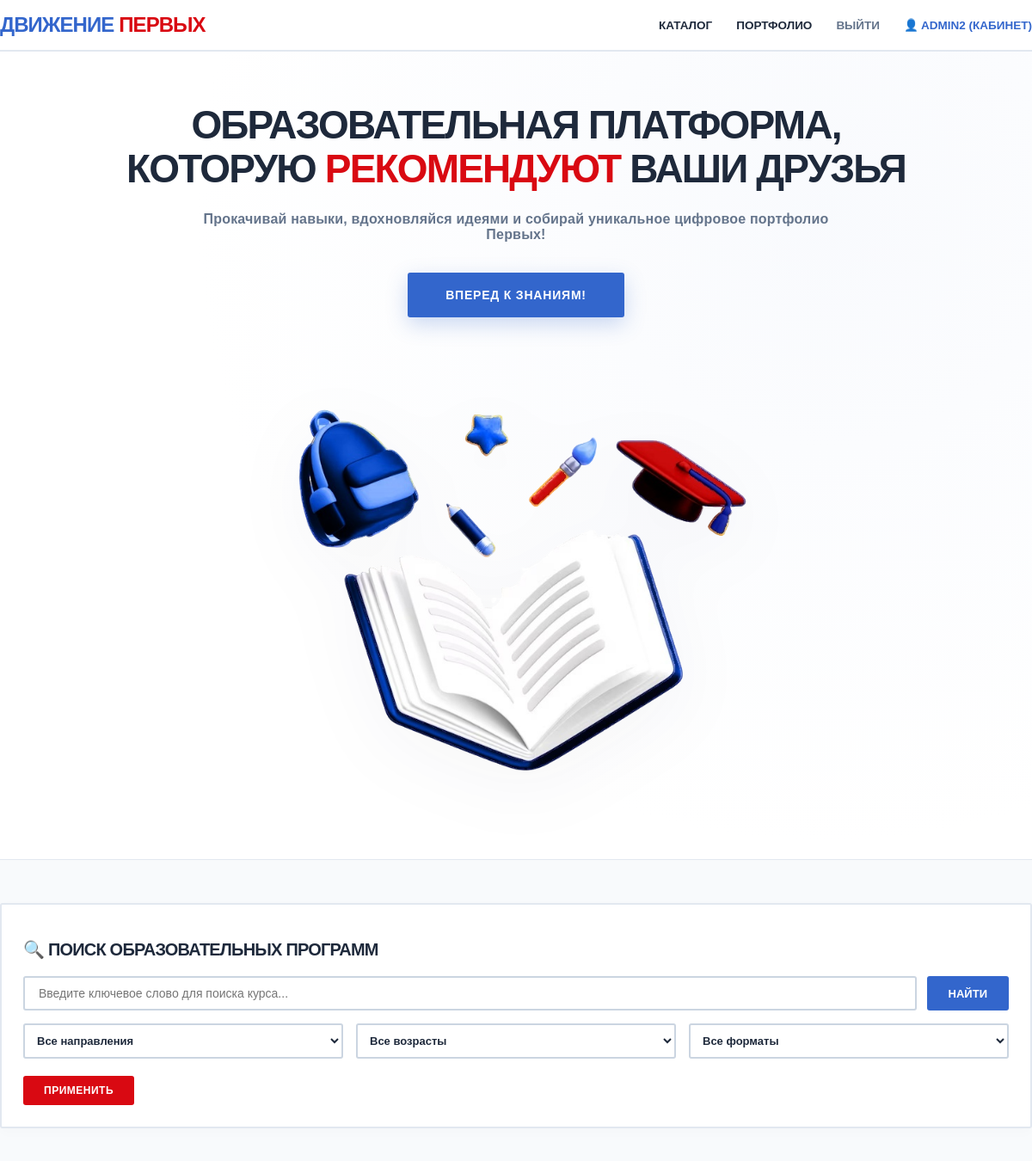
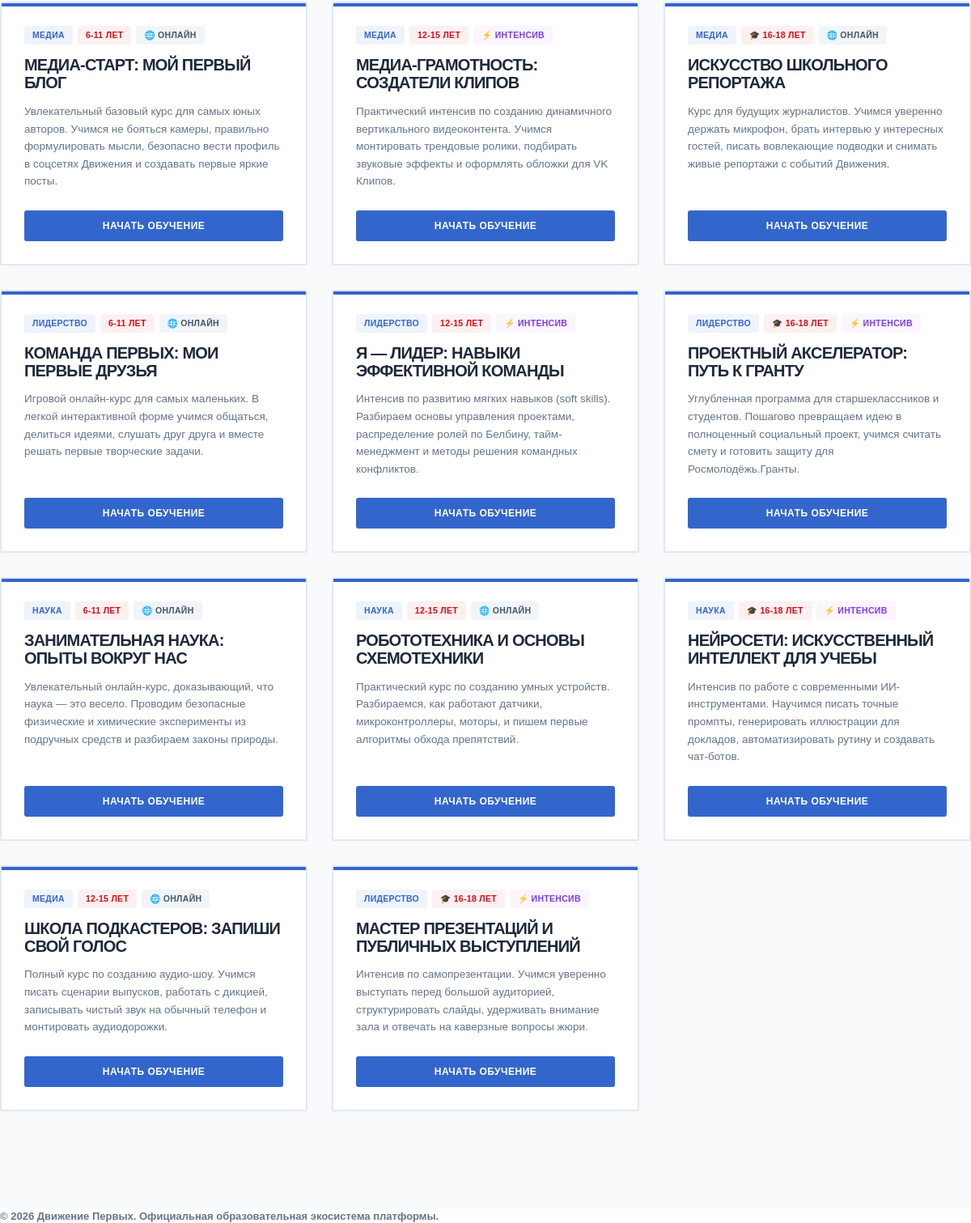
Screenshot of / (signed in) with the database file from the repository (2 pictures, top to bottom).
### core/models.py (models this page shows, shortened)
class Course(models.Model):
    title = models.CharField(max_length=200, verbose_name="Название курса")
    description = models.TextField(verbose_name="Описание курса")
    THEME_CHOICES = [
        ('media', 'Медиа и коммуникации'),
        ('leadership', 'Лидерство и команда'),
        ('science', 'Наука и технологии'),
        ('volunteering', 'Волонтерство и добрые дела'),
    ]
    AGE_CHOICES = [
        ('6-11', 'Младшие классы (6-11 лет)'),
        ('12-15', 'Средние классы (12-15 лет)'),
        ('16-18', 'Старшие классы и студенты (16-18 лет)'),
    ]
    FORMAT_CHOICES = [
        ('online', 'Онлайн-курс'),
        ('hybrid', 'Интенсив / Смешанный'),
    ]
    theme = models.CharField(max_length=30, choices=THEME_CHOICES, default='media', verbose_name="Тема курса")
    age_category = models.CharField(max_length=10, choices=AGE_CHOICES, default='12-15', verbose_name="Возраст участников")
    course_format = models.CharField(max_length=10, choices=FORMAT_CHOICES, default='online', verbose_name="Формат обучения")

### core/views.py (the view)
# urls.py: path('', views.catalog_view, name='catalog'),
def catalog_view(request):
    query = request.GET.get('q', '').strip()
    selected_theme = request.GET.get('theme', '')
    selected_age = request.GET.get('age', '')
    selected_format = request.GET.get('format', '')
    courses = Course.objects.all()
    if query:
        courses = courses.filter(
            Q(title__icontains=query) | Q(description__icontains=query)
        ).distinct()
    if selected_theme:
        courses = courses.filter(theme=selected_theme)
    if selected_age:
        courses = courses.filter(age_category=selected_age)
    if selected_format:
        courses = courses.filter(course_format=selected_format)
    context = {
        'courses': courses,
        'query': query,
        'selected_theme': selected_theme,
        'selected_age': selected_age,
        'selected_format': selected_format,
    }
    return render(request, 'catalog.html', context)

### core/templates/catalog.html (shortened to what this page needs)
{% load static %}
<!DOCTYPE html>
<html lang="ru" class="h-100">
<head>
    <link href="https://jsdelivr.net" rel="stylesheet">
    <link href="https://googleapis.com/css2?family=Montserrat:wght@400;500;600;700;800;900&display=swap" rel="stylesheet">
</head>
<body>
    <nav class="navbar-pervye">
        <div class="container navbar-container-custom">
            <a href="/" class="brand-logo-container">
                <span class="brand-word-blue">Движение</span>
                <span class="brand-word-red">Первых</span>
            </a>
            <div class="nav-links-container">
                <a href="#search-anchor" class="nav-link-pervye">Каталог</a>
                <a href="/profile/" class="nav-link-pervye">Портфолио</a>
                {% if user.is_authenticated %}
                    <a href="/logout/" class="nav-link-pervye" style="color: var(--text-slate);">Выйти</a>
                {% else %}
                    <a href="/login/" class="nav-link-pervye" style="color: var(--pervye-blue);">Войти</a>
            {% endif %}
                {% if user.is_authenticated %}
                    <a href="/profile/" class="nav-link-pervye" style="color: var(--pervye-blue); font-weight: 800;">
                        👤 {{ user.username }} (Кабинет)
                    </a>
                {% endif %}
            </div>
        </div>
    </nav>
    <section class="premium-hero-screen">
        <div class="container">
            <h1 class="hero-main-title">
                Образовательная платформа, которую <span>рекомендуют</span> ваши друзья
            </h1>
            <p class="hero-sub-title">
                Прокачивай навыки, вдохновляйся идеями и собирай уникальное цифровое портфолио Первых!
            </p>
            <a href="#search-anchor" class="btn-hero-action">Вперед к знаниям!</a>
            <div class="hero-image-container">
                <img src="{% static 'core/3d-floating-no-bg-preview (carve.photos).png' %}" alt="Обучение" class="hero-3d-graphic">
            </div>
        </div>
    </section>
    <main style="padding-top: 50px; padding-bottom: 60px; background-color: var(--bg-slate); border-top: 1px solid #E2E8F0; width: 100%;">
        <div class="container">
            <div class="filter-panel-pervye">
                <h2 style="font-weight: 900; font-size: 20px; text-transform: uppercase; color: var(--pervye-black); margin-bottom: 20px;">
                    🔍 Поиск образовательных программ
                </h2>
                <form method="GET" action="" style="display: flex; flex-direction: column; gap: 15px;">
                    <div style="display: flex; gap: 12px; width: 100%;">
                        <input type="text" name="q" value="{{ query }}" placeholder="Введите ключевое слово для поиска курса..." class="input-pervye-search">
                        <button type="submit" class="btn-pervye-blue">Найти</button>
                    </div>
                    <div style="display: grid; grid-template-columns: repeat(auto-fit, minmax(220px, 1fr)); gap: 15px; width: 100%;">
                        <select name="theme" class="select-pervye-custom">
                            <option value="">Все направления</option>
                        </select>
                        <select name="age" class="select-pervye-custom">
                            <option value="">Все возрасты</option>
                        </select>
                        <select name="format" class="select-pervye-custom">
                            <option value="">Все форматы</option>
                        </select>
                    </div>
                    <div style="display: flex; gap: 15px; align-items: center; margin-top: 5px;">
                        <button type="submit" style="background: var(--pervye-red); color: white; border: none; padding: 10px 24px; border-radius: 3px; font-size: 12px; font-weight: 800; text-transform: uppercase; cursor: pointer; letter-spacing: 0.5px;">
                            Применить
                        </button>
                    </div>
                </form>
            </div>
            <div class="pervye-grid">
                {% for course in courses %}
                <div class="pervye-course-card">
                    <div>
                        <div style="display: flex; gap: 6px; flex-wrap: wrap; margin-bottom: 10px;">
                            <span class="pervye-badge" style="background: rgba(51, 102, 204, 0.08); color: var(--pervye-blue);">
                                {% if course.theme == 'media' %}Медиа
                                {% elif course.theme == 'leadership' %}Лидерство
                                {% elif course.theme == 'science' %}Наука
                                {% else %}{{ course.theme }}{% endif %}
                            </span>
                            <span class="pervye-badge" style="background: rgba(217, 9, 18, 0.06); color: var(--pervye-red);">
                                {% if course.age_category == '6-11' %}6-11 лет
                                {% elif course.age_category == '12-15' %}12-15 лет
                                {% elif course.age_category == '16-18' %}🎓 16-18 лет
                                {% else %}{{ course.age_category }}{% endif %}
                            </span>
                            {% if course.course_format == 'online' %}
                                <span class="pervye-badge" style="background: #F1F5F9; color: #475569;">🌐 Онлайн</span>
                            {% elif course.course_format == 'hybrid' %}
                                <span class="pervye-badge" style="background: #FAF5FF; color: #7C3AED;">⚡ Интенсив</span>
                            {% endif %}
                        </div>
                        <h3 class="pervye-card-title">{{ course.title }}</h3>
                        <p class="pervye-card-desc">{{ course.description }}</p>
                    </div>
                    <a href="/course/{{ course.id }}/" class="btn-pervye-action">
                        Начать обучение
                    </a>
                </div>
                {% endfor %}
            </div>
        </div>
    </main>
    <footer class="footer py-4 bg-white border-top" style="border-color: #E2E8F0 !important; width: 100%;">
        <div class="container text-center">
            <span style="color: var(--text-slate); font-size: 13px; font-weight: 600;">© 2026 Движение Первых. Официальная образовательная экосистема платформы.</span>
        </div>
    </footer>
</body>
</html>

### rows the page displays
Course: theme "МЕДИА", age_category "6-11 ЛЕТ", course_format "🌐 ОНЛАЙН", title "МЕДИА-СТАРТ: МОЙ ПЕРВЫЙ БЛОГ", description "Увлекательный базовый курс для самых юных авторов. Учимся не бояться камеры, правильно формулировать мысли, безопасно вести профиль в соцсетях Движения и создавать первые яркие посты."
Course: theme "МЕДИА", age_category "12-15 ЛЕТ", course_format "⚡ ИНТЕНСИВ", title "МЕДИА-ГРАМОТНОСТЬ: СОЗДАТЕЛИ КЛИПОВ", description "Практический интенсив по созданию динамичного вертикального видеоконтента. Учимся монтировать трендовые ролики, подбирать звуковые эффекты и оформлять обложки для VK Клипов."
Course: theme "МЕДИА", age_category "🎓 16-18 ЛЕТ", course_format "🌐 ОНЛАЙН", title "ИСКУССТВО ШКОЛЬНОГО РЕПОРТАЖА", description "Курс для будущих журналистов. Учимся уверенно держать микрофон, брать интервью у интересных гостей, писать вовлекающие подводки и снимать живые репортажи с событий Движения."
Course: theme "ЛИДЕРСТВО", age_category "6-11 ЛЕТ", course_format "🌐 ОНЛАЙН", title "КОМАНДА ПЕРВЫХ: МОИ ПЕРВЫЕ ДРУЗЬЯ", description "Игровой онлайн-курс для самых маленьких. В легкой интерактивной форме учимся общаться, делиться идеями, слушать друг друга и вместе решать первые творческие задачи."
Course: theme "ЛИДЕРСТВО", age_category "12-15 ЛЕТ", course_format "⚡ ИНТЕНСИВ", title "Я — ЛИДЕР: НАВЫКИ ЭФФЕКТИВНОЙ КОМАНДЫ", description "Интенсив по развитию мягких навыков (soft skills). Разбираем основы управления проектами, распределение ролей по Белбину, тайм-менеджмент и методы решения командных конфликтов."
Course: theme "ЛИДЕРСТВО", age_category "🎓 16-18 ЛЕТ", course_format "⚡ ИНТЕНСИВ", title "ПРОЕКТНЫЙ АКСЕЛЕРАТОР: ПУТЬ К ГРАНТУ", description "Углубленная программа для старшеклассников и студентов. Пошагово превращаем идею в полноценный социальный проект, учимся считать смету и готовить защиту для Росмолодёжь.Гранты."
Course: theme "НАУКА", age_category "6-11 ЛЕТ", course_format "🌐 ОНЛАЙН", title "ЗАНИМАТЕЛЬНАЯ НАУКА: ОПЫТЫ ВОКРУГ НАС", description "Увлекательный онлайн-курс, доказывающий, что наука — это весело. Проводим безопасные физические и химические эксперименты из подручных средств и разбираем законы природы."
Course: theme "НАУКА", age_category "12-15 ЛЕТ", course_format "🌐 ОНЛАЙН", title "РОБОТОТЕХНИКА И ОСНОВЫ СХЕМОТЕХНИКИ", description "Практический курс по созданию умных устройств. Разбираемся, как работают датчики, микроконтроллеры, моторы, и пишем первые алгоритмы обхода препятствий."
Course: theme "НАУКА", age_category "🎓 16-18 ЛЕТ", course_format "⚡ ИНТЕНСИВ", title "НЕЙРОСЕТИ: ИСКУССТВЕННЫЙ ИНТЕЛЛЕКТ ДЛЯ УЧЕБЫ", description "Интенсив по работе с современными ИИ-инструментами. Научимся писать точные промпты, генерировать иллюстрации для докладов, автоматизировать рутину и создавать чат-ботов."
Course: theme "МЕДИА", age_category "12-15 ЛЕТ", course_format "🌐 ОНЛАЙН", title "ШКОЛА ПОДКАСТЕРОВ: ЗАПИШИ СВОЙ ГОЛОС", description "Полный курс по созданию аудио-шоу. Учимся писать сценарии выпусков, работать с дикцией, записывать чистый звук на обычный телефон и монтировать аудиодорожки."
Course: theme "ЛИДЕРСТВО", age_category "🎓 16-18 ЛЕТ", course_format "⚡ ИНТЕНСИВ", title "МАСТЕР ПРЕЗЕНТАЦИЙ И ПУБЛИЧНЫХ ВЫСТУПЛЕНИЙ", description "Интенсив по самопрезентации. Учимся уверенно выступать перед большой аудиторией, структурировать слайды, удерживать внимание зала и отвечать на каверзные вопросы жюри."

### other values shown
{{ user.username }} "ADMIN2"
